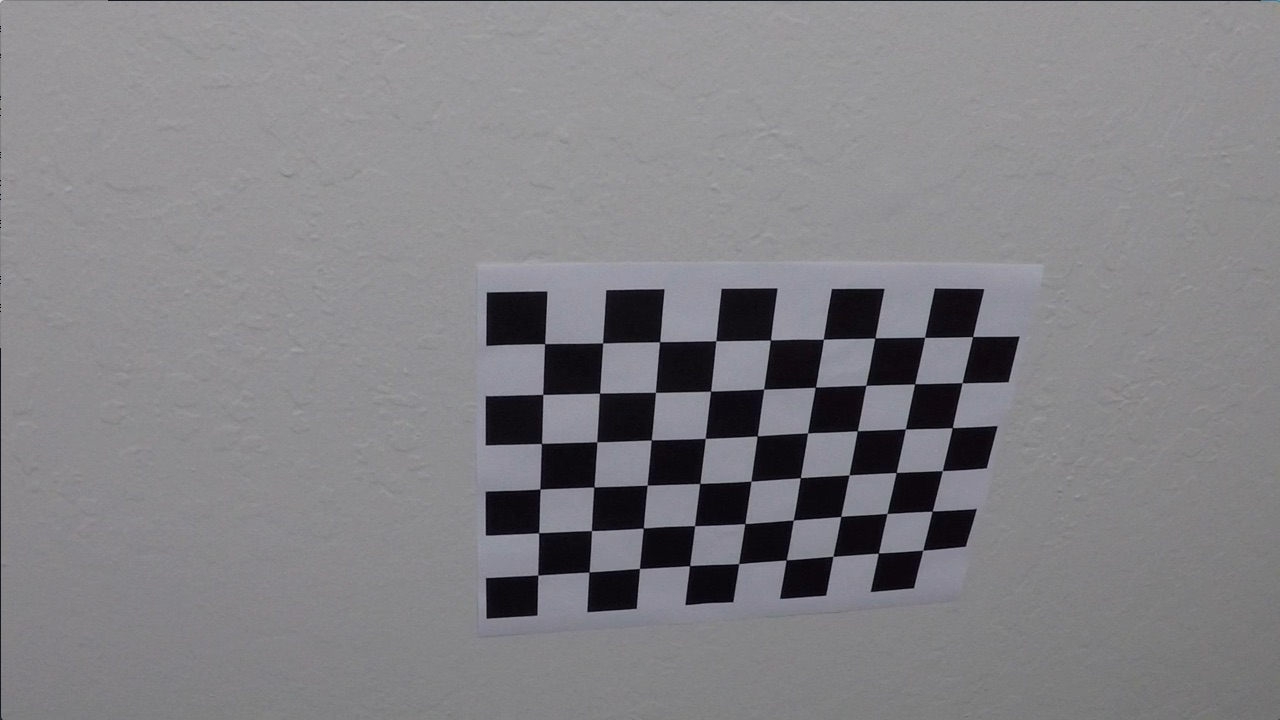
#> input picture camera_cal/calibration10.jpg, 1280 x 720 px; its folder holds only this picture in this run
$ jupyter execute --allow-errors example.ipynb   (shell and % lines are left out)   (older library calls are emulated)
#> lines starting #> are read from the running program, lines starting #| are printed output that depends on the picture; after the words box and inside, x2 and y2 are one past the last pixel; in counts of white or black regions, pixels touching at a corner belong together
## Advanced Lane Finding Project

The goals / steps of this project are the following:

* Compute the camera calibration matrix and distortion coefficients given a set of chessboard images.
* Apply a distortion correction to raw images.
* Use color transforms, gradients, etc., to create a thresholded binary image.
* Apply a perspective transform to rectify binary image ("birds-eye view").
* Detect lane pixels and fit to find the lane boundary.
* Determine the curvature of the lane and vehicle position with respect to center.
* Warp the detected lane boundaries back onto the original image.
* Output visual display of the lane boundaries and numerical estimation of lane curvature and vehicle position.

---
## First, I'll compute the camera calibration using chessboard images

[cell 1]
import numpy as np
import cv2
import glob
import matplotlib.pyplot as plt

# prepare object points, like (0,0,0), (1,0,0), (2,0,0) ....,(6,5,0)
objp = np.zeros((6*9,3), np.float32)
objp[:,:2] = np.mgrid[0:9,0:6].T.reshape(-1,2)

# Arrays to store object points and image points from all the images.
objpoints = [] # 3d points in real world space
imgpoints = [] # 2d points in image plane.

# Make a list of calibration images
images = glob.glob('../camera_cal/calibration*.jpg')

# Step through the list and search for chessboard corners
for fname in images:
    img = cv2.imread(fname)
#> img is the input picture: shape (720, 1280, 3); mean B, G, R 133.1, 129.4, 130.2
    gray = cv2.cvtColor(img,cv2.COLOR_BGR2GRAY)

    # Find the chessboard corners
    ret, corners = cv2.findChessboardCorners(gray, (9,6),None)
#> ret = True; corners = 54 rows, first 8: [545.3, 343.1], [602.7, 342.8], [660.1, 341.3], [715.8, 340.7], [770.6, 340], [823.5, 339.2], [874.3, 338.5], [925.1, 337.4]

    # If found, add object points, image points
    if ret == True:
        objpoints.append(objp)
        imgpoints.append(corners)
        # Draw and display the corners
        img = cv2.drawChessboardCorners(img, (9,6), corners, ret)
#> img: shape (720, 1280, 3); 1.91% of pixels changed, all inside (x1, y1, x2, y2) = (532, 331, 980, 582)
        cv2.imshow('img',img)
        cv2.waitKey(1)
cv2.destroyAllWindows()
img_size = (img.shape[1],img.shape[0])
ret, mtx, dist, rvecs, tvecs = cv2.calibrateCamera(objpoints,imgpoints,img_size,None,None)
#> ret = 0.68; mtx = [[1143.7, 0, 681.7], [0, 1109.2, 367.7], [0, 0, 1]]; dist = [[-0.515, 2.99, -0.00876, 0.00937, 1.41]]; rvecs = ([0.451, -0.252, 0.0361],); tvecs = ([-2.31, -0.422, 19.12],)

## Apply a distortion correction to raw images.

[cell 2]
def cal_undistort(img, mtx, dist):
    undist = cv2.undistort(img, mtx, dist, None, mtx)
    return undist

#### Debug distortion correction to raw images:

[cell 3]
images = glob.glob('../camera_cal/calibration1.jpg')
for fname in images:
    img = cv2.imread(fname)
    undistorted = cal_undistort(img, mtx, dist)
    f, (ax1, ax2) = plt.subplots(1, 2, figsize=(24, 9))
    f.tight_layout()
    ax1.imshow(img)
    ax1.set_title('Original Image', fontsize=50)
    ax2.imshow(undistorted)
    ax2.set_title('Undistorted Image', fontsize=50)
    plt.subplots_adjust(left=0., right=1, top=0.9, bottom=0.)


plt.savefig('undistort_output_mine.png')

#### close debug plots

[cell 4]
plt.close('all')

## Use color transforms, gradients, etc., to create a thresholded binary image.

[cell 5]
def pipeline(img, s_thresh=(120, 255), sx_thresh=(20, 100)):
    img = np.copy(img)
    # Convert to HLS color space and separate the V channel
    hls = cv2.cvtColor(img, cv2.COLOR_RGB2HLS)
    l_channel = hls[:,:,1]
    s_channel = hls[:,:,2]
    # Sobel x
    sobelx = cv2.Sobel(l_channel, cv2.CV_64F, 1, 0) # Take the derivative in x
    abs_sobelx = np.absolute(sobelx) # Absolute x derivative to accentuate lines away from horizontal
    scaled_sobel = np.uint8(255*abs_sobelx/np.max(abs_sobelx))

    # Threshold x gradient
    sxbinary = np.zeros_like(scaled_sobel)
    sxbinary[(scaled_sobel >= sx_thresh[0]) & (scaled_sobel <= sx_thresh[1])] = 1
    binary = np.zeros_like(sxbinary)
    binary[(scaled_sobel >= sx_thresh[0]) & (scaled_sobel <= sx_thresh[1])] = 255

    # Threshold color channel
    s_binary = np.zeros_like(s_channel)
    s_binary[(s_channel >= s_thresh[0]) & (s_channel <= s_thresh[1])] = 1
    binary[(s_channel >= s_thresh[0]) & (s_channel <= s_thresh[1])] = 255
    # Stack each channel
    color_binary = np.dstack(( np.zeros_like(sxbinary), sxbinary, s_binary)) * 255
    return binary , color_binary

#### test color, gradient transforms:

[cell 6]
test_images = glob.glob('../test_images/straight_lines2.jpg')
for fname in test_images:
    img = cv2.imread(fname)
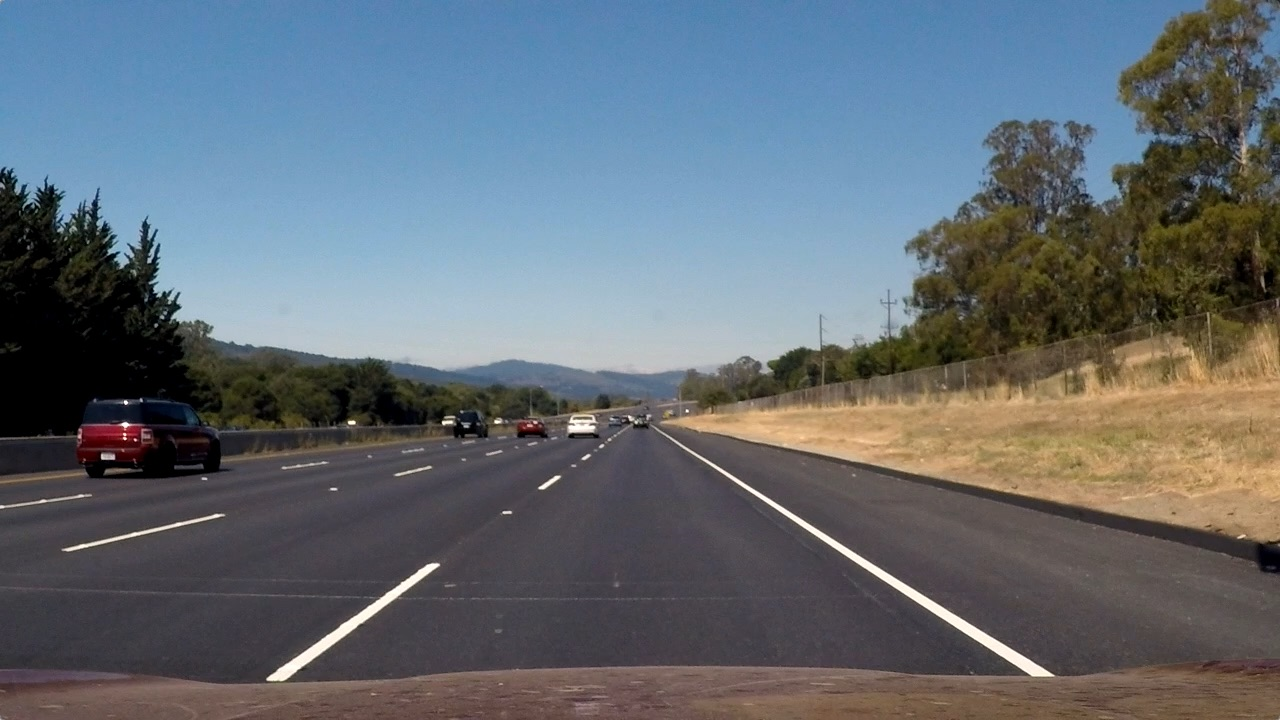
#> input picture test_images/straight_lines2.jpg, 1280 x 720 px
#> img is the input picture: shape (720, 1280, 3); mean B, G, R 115.1, 107.7, 99.4
    undistorted = cal_undistort(img, mtx, dist)
    result , colored_result = pipeline(undistorted)
#> result: shape (720, 1280); 7.1% white; 2383 white regions (2056 under 20 px), largest, box (x1, y1, x2, y2) and area: (1075, 204, 1238, 374) 8746, (103, 377, 219, 475) 4776, (642, 414, 1050, 677) 4534
    plt.imshow(colored_result)
    plt.savefig('straight_lines2_thresh.png')
    im_undistorted_rgb = cv2.cvtColor(undistorted, cv2.COLOR_BGR2RGB)
    im_distorted_rgb = cv2.cvtColor(img,cv2.COLOR_BGR2RGB)
    f, (ax1, ax2) = plt.subplots(1, 2, figsize=(24, 9))
    f.tight_layout()
    ax1.imshow(im_distorted_rgb)
    ax1.set_title('Original Image', fontsize=40)
    ax2.imshow(im_undistorted_rgb)
    ax2.set_title('Undistorted Result', fontsize=40)
    plt.subplots_adjust(left=0., right=1, top=0.9, bottom=0.)
plt.savefig('straight_lines2.png')

#### close debug plots

[cell 7]
plt.close('all')

## Apply a perspective transform to rectify binary image ("birds-eye view"):

#### extract perspective transform pixels from straight road by double clicking image

[cell 8]
# [5 lines left out: function draw_circle, not called in this run]
img = cv2.imread(test_images[len(test_images)-1])
undistorted = cal_undistort(img, mtx, dist)
cv2.namedWindow('img')
cv2.setMouseCallback('img',draw_circle)
while(1):
    cv2.imshow('img',img)
    k = cv2.waitKey(20) & 0xFF
#> (key Esc is pressed here)
    if k == 27:
        cv2.destroyAllWindows()
        break
    elif k == ord('a'):
        print(mouseX,mouseY)

#### Use hardcoded points from above to extract perspective transform

[cell 9]
#these are my originals:
p1=[550,464]
p2=[743,461]
p3=[1279,685]
p4=[115,685]

def get_perspective_matrix(p1,p2,p3,p4,undist):
    src = np.float32([p1,p2,p3,p4])
    #orig
    dst = np.float32([[0,0],[undist.shape[1],0],[undist.shape[1],undist.shape[0]],[0,undist.shape[0]]])
    print(dst)
    M = cv2.getPerspectiveTransform(src, dst)
    return M

#### corners unwarp - changes perspective of image

[cell 10]
def corners_unwarp(undist , M):
    width,height,d = undist.shape
    warped = cv2.warpPerspective(undist, M, (height,width), flags=cv2.INTER_LINEAR)
    return warped

test warped perspective on straight line image:

[cell 11]
img = cv2.imread(test_images[len(test_images)-1])
im_rgb = cv2.cvtColor(img, cv2.COLOR_BGR2RGB)
undist = cal_undistort(im_rgb, mtx, dist)
cv2.circle(undist,(p1[0],p1[1]),4,(255,0,0),-1)
#> undist: shape (720, 1280, 3); mean R, G, B 88.1, 95.6, 102.4
cv2.circle(undist,(p2[0],p2[1]),4,(255,0,0),-1)
#> undist: shape (720, 1280, 3); mean R, G, B 88.1, 95.6, 102.4
cv2.circle(undist,(p3[0],p3[1]),4,(255,0,0),-1)
#> undist: shape (720, 1280, 3); mean R, G, B 88.1, 95.6, 102.4
cv2.circle(undist,(p4[0],p4[1]),4,(255,0,0),-1)
#> undist: shape (720, 1280, 3); mean R, G, B 88.1, 95.6, 102.4
perspective_M = get_perspective_matrix(p1,p2,p3,p4,undist)
#| [[   0.    0.]
#|  [1280.    0.]
#|  [1280.  720.]
#|  [   0.  720.]]
#> perspective_M = [[-0.713, -1.4, 1043.3], [-0.0312, -2.01, 949.4], [-4.34e-05, -0.00233, 1]]
top_down  = corners_unwarp(undist,perspective_M)
#> in corners_unwarp, `warped = cv2.warpPerspective(undist, M, (height,width), flags=cv2.INTE..`:
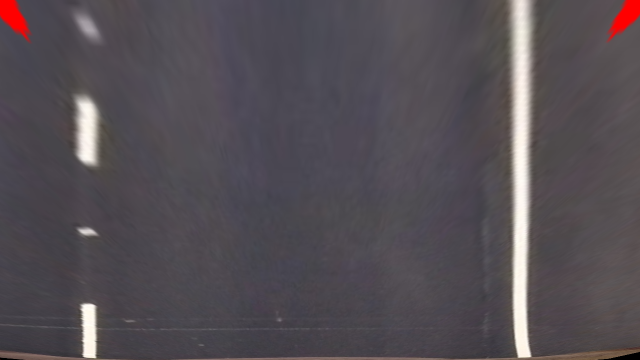
#> warped: shape (720, 1280, 3) (shown at 1/2 size); mean R, G, B 84.7, 78.5, 84.4
f, (ax1, ax2) = plt.subplots(1, 2, figsize=(24, 9))
f.tight_layout()
ax1.imshow(undist)
ax1.set_title('Original Image', fontsize=50)
ax2.imshow(top_down)
ax2.set_title('Undistorted and Warped Image', fontsize=50)
plt.subplots_adjust(left=0., right=1, top=0.9, bottom=0.)
plt.savefig('warped_straight_lines_mine.png')

close debug plots:

[cell 12]
plt.close('all')

## Detect lane pixels and fit to find the lane boundary.

Test undistortion , perspectve transformation and thresholdin for lane pixels:

[cell 13]
test_images = glob.glob('../test_images/*.jpg')
img = cv2.imread(test_images[len(test_images)-1])
im_rgb = cv2.cvtColor(img, cv2.COLOR_BGR2RGB)
undist = cal_undistort(im_rgb, mtx, dist)
perspective_M = get_perspective_matrix(p1,p2,p3,p4,undist)
#| [[   0.    0.]
#|  [1280.    0.]
#|  [1280.  720.]
#|  [   0.  720.]]
for fname in test_images:
    img = cv2.imread(fname)
    undist = cal_undistort(img, mtx, dist)
    top_down  = corners_unwarp(undist,perspective_M)
    binary_warped , colored_result = pipeline(top_down)
#> binary_warped: shape (720, 1280); 4.2% white; 109 white regions (100 under 20 px), largest, box (x1, y1, x2, y2) and area: (1012, 0, 1075, 717) 28235, (142, 191, 205, 333) 6216, (156, 605, 198, 718) 2903
    top_down_rgb = cv2.cvtColor(top_down, cv2.COLOR_BGR2RGB)
    f, (ax1, ax2 ) = plt.subplots(2, 2, figsize=(24, 9))
    f.tight_layout()
    ax1[0].imshow(top_down_rgb)
    ax1[0].set_title('Original Image', fontsize=40)
    ax2[0].imshow(result)
    ax2[0].set_title('Pipeline Result', fontsize=40)
    ax1[1].imshow(colored_result)
    ax1[1].set_title('colored thresh Result', fontsize=40)
    ax2[1].imshow(img)
    ax2[1].set_title('Original', fontsize=40)
    plt.subplots_adjust(left=0., right=1, top=0.9, bottom=0.)

close debug plots:

[cell 14]
plt.close('all')

#### Initial lane detection function (sliding windows histogram approach from course):

[cell 15]
def find_lane_pixels_init(binary_warped):
    # Take a histogram of the bottom half of the image
    side_roi = 100
    histogram = np.sum(binary_warped[binary_warped.shape[0]//2:,side_roi:binary_warped.shape[1]-side_roi], axis=0)
#> histogram = 1080 values, max 90780 at index 939, min 0 at index 4, mean 3702.7
    # Create an output image to draw on and visualize the result
    out_img = np.dstack((binary_warped, binary_warped, binary_warped))
    # Find the peak of the left and right halves of the histogram
    # These will be the starting point for the left and right lines
    midpoint = np.int(histogram.shape[0]//2)

    leftx_base = np.argmax(histogram[:midpoint])
#> leftx_base = 84
    rightx_base = np.argmax(histogram[midpoint:]) + midpoint
#> rightx_base = 939

    # HYPERPARAMETERS
    # Choose the number of sliding windows
    nwindows = 9
    # Set the width of the windows +/- margin
    margin = 100
    # Set minimum number of pixels found to recenter window
    minpix = 100

    # Set height of windows - based on nwindows above and image shape
    window_height = np.int(binary_warped.shape[0]//nwindows)
    # Identify the x and y positions of all nonzero pixels in the image
    nonzero = binary_warped.nonzero()
#> nonzero = 38798 positions, rows 0 to 719, columns 1 to 1277
    nonzeroy = np.array(nonzero[0])
    nonzerox = np.array(nonzero[1])
    # Current positions to be updated later for each window in nwindows
    leftx_current = side_roi+leftx_base
#> leftx_current = 184
    rightx_current = side_roi+rightx_base
#> rightx_current = 1039
    # Create empty lists to receive left and right lane pixel indices
    left_lane_inds = []
    right_lane_inds = []
    # Step through the windows one by one
    for window in range(nwindows):
        # Identify window boundaries in x and y (and right and left)
        win_y_low = binary_warped.shape[0] - (window+1)*window_height
        win_y_high = binary_warped.shape[0] - window*window_height
        ### TO-DO: Find the four below boundaries of the window ###
        win_xleft_low = leftx_current - margin  # Update this
        win_xleft_high = leftx_current + margin  # Update this
        win_xright_low = rightx_current - margin# Update this
        win_xright_high = rightx_current + margin  # Update this
        good_left_inds = ((nonzeroy >= win_y_low) & (nonzeroy < win_y_high) &
        (nonzerox >= win_xleft_low) &  (nonzerox < win_xleft_high)).nonzero()[0]
        good_right_inds = ((nonzeroy >= win_y_low) & (nonzeroy < win_y_high) &
        (nonzerox >= win_xright_low) &  (nonzerox < win_xright_high)).nonzero()[0]
        ### TO-DO: If you found > minpix pixels, recenter next window ###
        win_nonzero = binary_warped[win_y_low:win_y_high,leftx_current-margin:leftx_current+margin].nonzero()
        if ( len(good_left_inds) > minpix  ):
            leftx_current = leftx_current-margin+np.int(np.mean(win_nonzero[1]))
        win_nonzero=binary_warped[win_y_low:win_y_high,rightx_current-margin:rightx_current+margin].nonzero()
        if ( len(good_right_inds) > minpix  ):
            rightx_current = rightx_current-margin+np.int(np.mean(win_nonzero[1]))

        cv2.rectangle(out_img,(win_xleft_low,win_y_low),
        (win_xleft_high,win_y_high),(0,255,0), 2)
        cv2.rectangle(out_img,(win_xright_low,win_y_low),
        (win_xright_high,win_y_high),(0,255,0), 2)
        # Append these indices to the lists
        left_lane_inds.append(good_left_inds)
        right_lane_inds.append(good_right_inds)
#> this loop made 9 passes
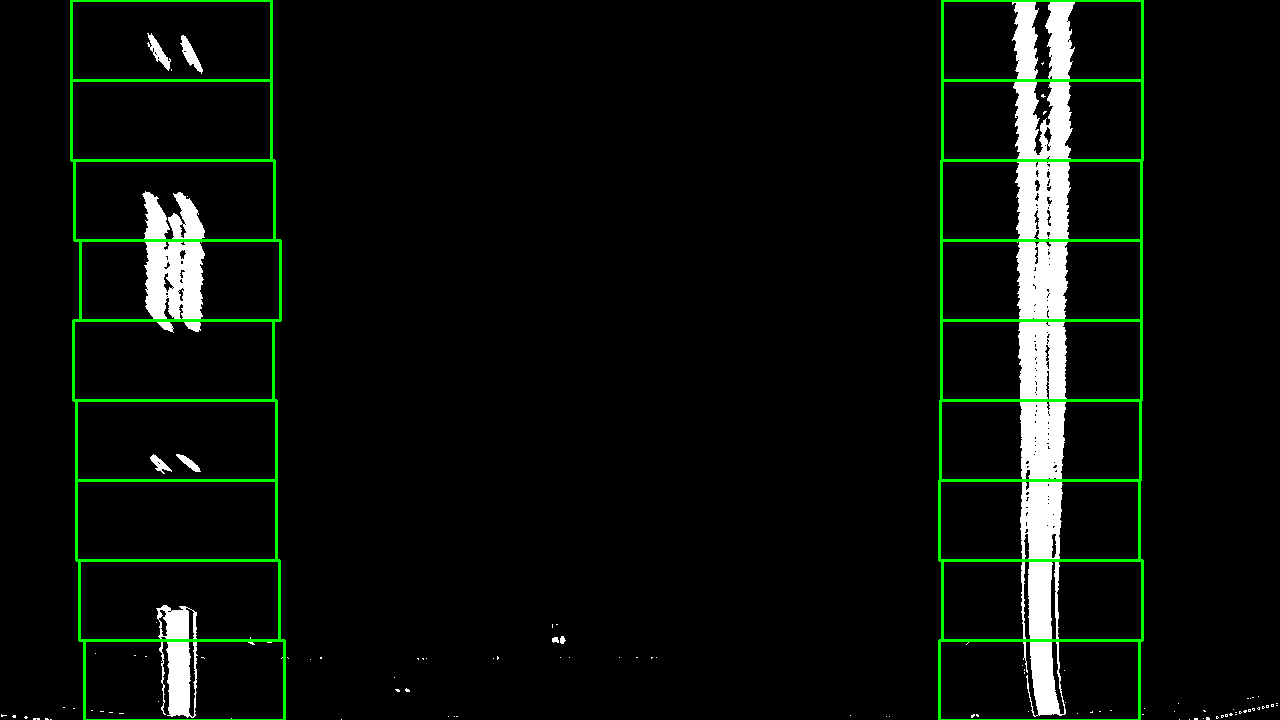
#> out_img: shape (720, 1280, 3); mean of channels 0, 1, 2 10.3, 15.7, 10.3; drawn as B, G, R
#> after the loop, left_lane_inds = 9 items; leftx_current = 174; right_lane_inds = 9 items; rightx_current = 1043
    # Concatenate the arrays of indices (previously was a list of lists of pixels)
    try:
        left_lane_inds = np.concatenate(left_lane_inds)
#> left_lane_inds = 10167 values, max 38785 at index 2012, min 1394 at index 9515, mean 20857.7
        right_lane_inds = np.concatenate(right_lane_inds)
    except ValueError:
        # Avoids an error if the above is not implemented fully
        pass

    # Extract left and right line pixel positions
    leftx = nonzerox[left_lane_inds]
#> leftx = 10167 values, max 283 at index 527, min 84 at index 1821, mean 175.2
    lefty = nonzeroy[left_lane_inds]
#> lefty = 10167 values, max 719 at index 2012, min 33 at index 9515, mean 371.5
    rightx = nonzerox[right_lane_inds]
    righty = nonzeroy[right_lane_inds]

    return leftx, lefty, rightx, righty, out_img

Test by fitting a polynomial to the lane pixels after sliding window histrogram detection:

[cell 16]
def fit_init_polynomial_with_viz(binary_warped):
    # Find our lane pixels first
    leftx, lefty, rightx, righty, out_img = find_lane_pixels_init(binary_warped)

    ### TO-DO: Fit a second order polynomial to each using `np.polyfit` ###
    left_fit_params = np.polyfit(lefty,leftx,2)
#> left_fit_params = [1.04e-05, 0.00221, 172.5]
    right_fit_params = np.polyfit(righty,rightx,2)
#> right_fit_params = [6.46e-06, -0.00732, 1043.5]
    print("leftfit params",left_fit_params)
#| leftfit params [1.03834591e-05 2.21407451e-03 1.72526308e+02]
    print("rightfit params",right_fit_params)
#| rightfit params [ 6.46378511e-06 -7.32171951e-03  1.04350717e+03]
    # Generate x and y values for plotting
    ploty = np.linspace(0, binary_warped.shape[0]-1, binary_warped.shape[0] )
    try:
        left_fitx = left_fit_params[0]*ploty**2 + left_fit_params[1]*ploty + left_fit_params[2]
#> left_fitx = 720 values from 172.5 to 179.5
        right_fitx = right_fit_params[0]*ploty**2 + right_fit_params[1]*ploty + right_fit_params[2]
#> right_fitx = 720 values, max 1043.5 at index 0, min 1041.4 at index 566, mean 1042
    except TypeError:
        # Avoids an error if `left` and `right_fit` are still none or incorrect
        print('The function failed to fit a line!')
        left_fitx = 1*ploty**2 + 1*ploty
        right_fitx = 1*ploty**2 + 1*ploty

    ## Visualization ##
    # Colors in the left and right lane regions
    out_img[lefty, leftx] = [255, 0, 0]
    out_img[righty, rightx] = [0, 0, 255]
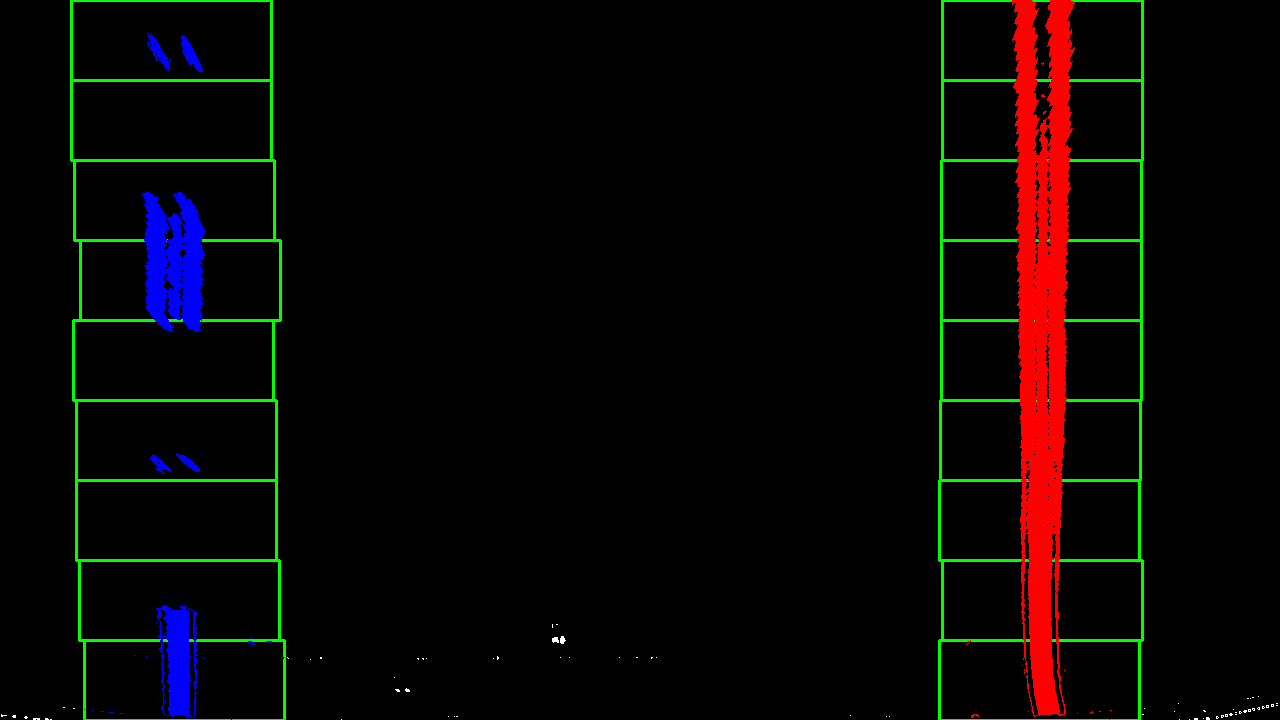
#> out_img: shape (720, 1280, 3); mean of channels 0, 1, 2 2.9, 5.1, 7.9; drawn as B, G, R

    # Plots the left and right polynomials on the lane lines
    plt.plot(left_fitx, ploty, color='yellow')
    plt.plot(right_fitx, ploty, color='yellow')

    return out_img


out_img = fit_init_polynomial_with_viz(binary_warped)

plt.imshow(out_img)
plt.savefig('first_fit.jpg')
#> (the rest of the program and of its run is left out)
